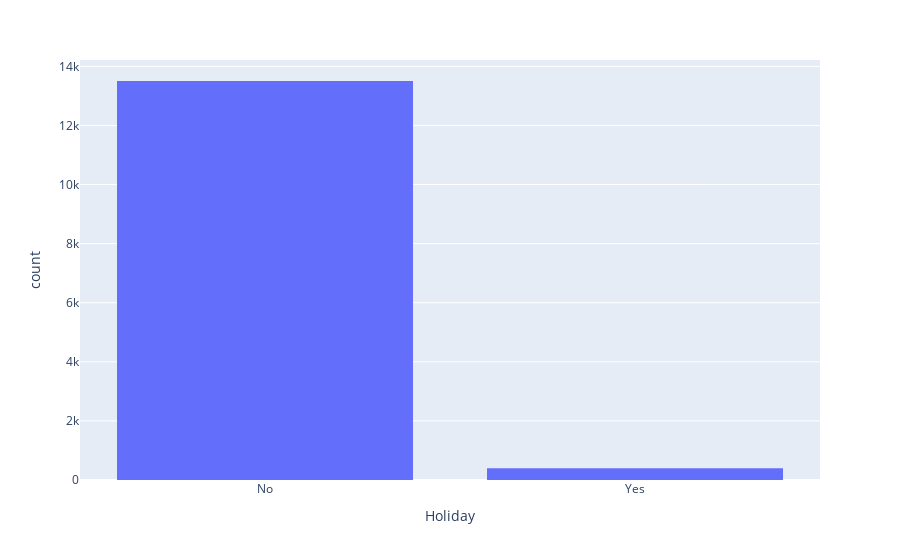

The code cell stored with this chart in its notebook:
### Code cell
fig = px.histogram(df, x='holiday', 
                labels=labels)
fig.update_xaxes(
    tickvals=[0,1],
    ticktext=['No','Yes'])
fig.show()

### Figure 1 — Plotly figure (JSON) as saved in the notebook; plotly's stock layout.template omitted (floating-point values rounded to 4 significant figures; data arrays with more than 128 entries replaced by an {"elided": "..."} marker saying what was removed)
{"data": [{"alignmentgroup": "True", "bingroup": "x", "hovertemplate": "Holiday=%{x}<br>count=%{y}<extra></extra>", "legendgroup": "", "marker": {"color": "#636efa", "pattern": {"shape": ""}}, "name": "", "offsetgroup": "", "orientation": "v", "showlegend": false, "type": "histogram", "x": {"elided": "13905 str values"}, "xaxis": "x", "yaxis": "y"}], "layout": {"barmode": "relative", "legend": {"tracegroupgap": 0}, "margin": {"t": 60}, "xaxis": {"anchor": "y", "domain": [0, 1], "ticktext": ["No", "Yes"], "tickvals": [0, 1], "title": {"text": "Holiday"}}, "yaxis": {"anchor": "x", "domain": [0, 1], "title": {"text": "count"}}}}
